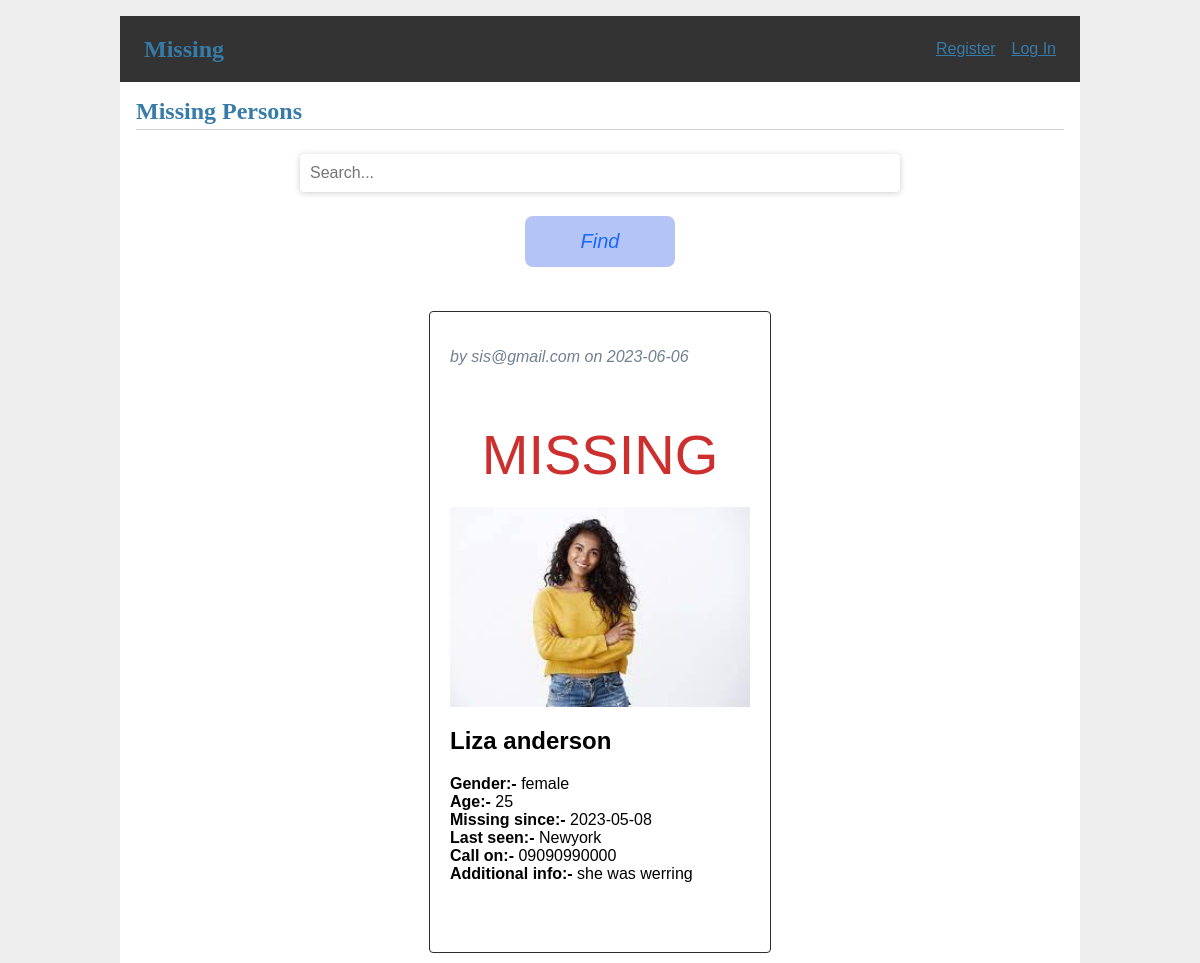
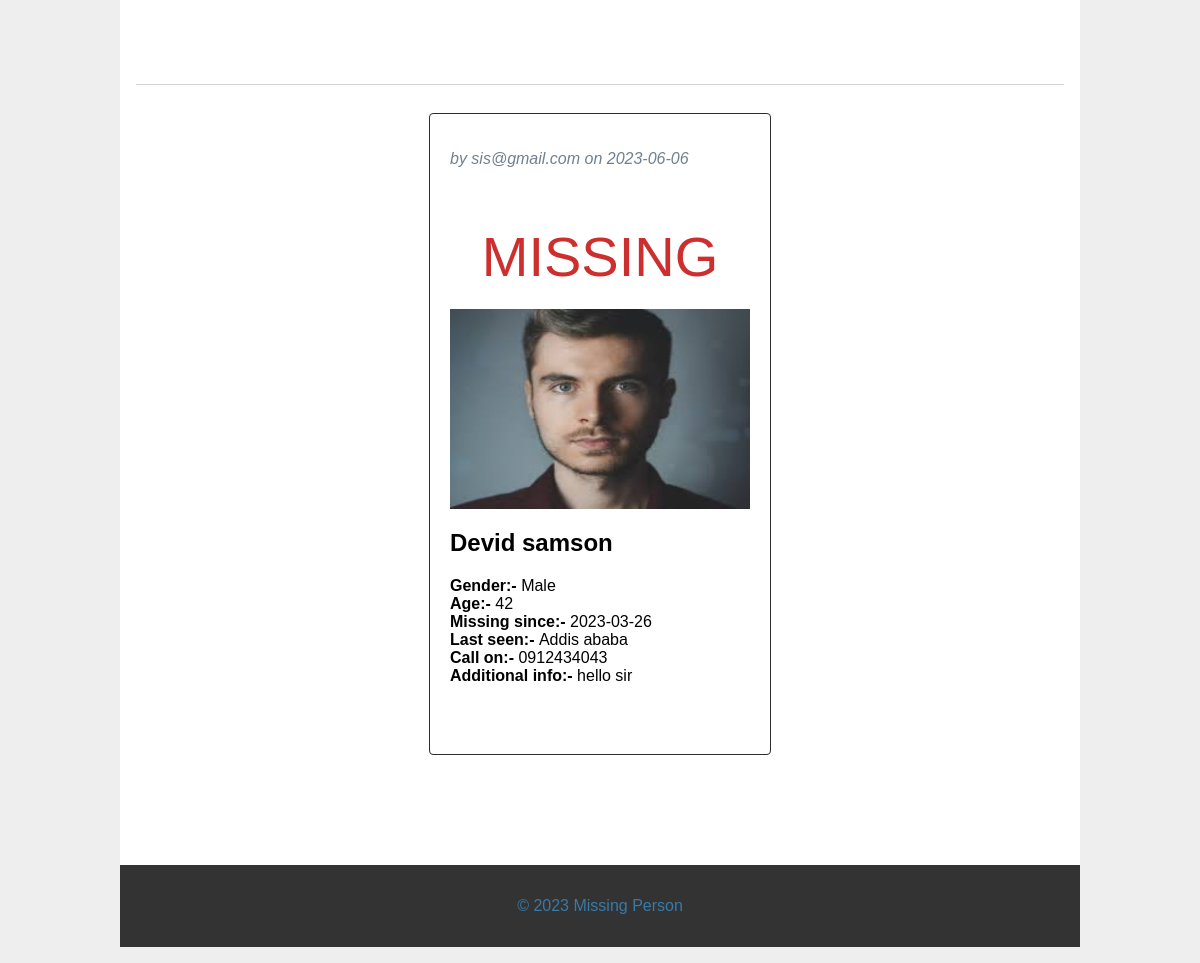
The page / on the database its author committed (2 pictures, top to bottom).
### tables this page shows
CREATE TABLE post (
  id INTEGER PRIMARY KEY AUTOINCREMENT,
  finder_id INTEGER NOT NULL,
  created TIMESTAMP NOT NULL DEFAULT CURRENT_TIMESTAMP,
  missed_name TEXT NOT NULL,
  since TEXT NOT NULL,
  missing_from TEXT NOT NULL,
  gender TEXT NOT NULL,
  age TEXT NOT NULL,
  call_on TEXT NOT NULL,
  additional_info TEXT NOT NULL,
  photo_url TEXT NOT NULL,
  status TEXT NOT NULL,
  FOREIGN KEY (finder_id) REFERENCES user (id)
);

CREATE TABLE user (
  id INTEGER PRIMARY KEY AUTOINCREMENT,
  finder_name TEXT NOT NULL,
  phone TEXT NOT NULL,
  finder_location TEXT NOT NULL,
  email TEXT UNIQUE NOT NULL,
  password TEXT NOT NULL,
  role_id INTEGER NOT NULL,
  FOREIGN KEY (role_id) REFERENCES role (id)
);

### missing/blog.py (the view)
@bp.route('/')
def index():
    db = get_db()
    posts = db.execute(
        'SELECT p.id, missed_name, since, missing_from, gender, age, call_on, additional_info, photo_url, status, created,  finder_id, email'
        ' FROM post p JOIN user u ON p.finder_id = u.id'
        ' ORDER BY created DESC'
    ).fetchall()
    return render_template('blog/index.html', posts=posts)

### missing/auth.py (called while the page is built)
@bp.before_app_request
def load_logged_in_user():
    user_id = session.get('user_id')
    if user_id is None:
        g.user = None
    else:
        g.user = get_db().execute(
            'SELECT * FROM user WHERE id = ?', (user_id,)
        ).fetchone()

### missing/db.py (called while the page is built)
def get_db():
    if 'db' not in g:
        g.db = sqlite3.connect(
            current_app.config['DATABASE'],
            detect_types=sqlite3.PARSE_DECLTYPES
        )
        g.db.row_factory = sqlite3.Row
    return g.db

### missing/templates/blog/index.html (shortened to what this page needs)
{% extends 'base.html' %}
{% block header %}
  <h1>{% block title %}Missing Persons{% endblock %}</h1>
{% endblock %}
{% block content %}
<div>
  <form class="search-container" action="{{ url_for('blog.search') }}" method="POST">
    <input type="text" placeholder="Search..." name="query" class="search-input">
    <button type="submit" class="search-button"><i class="fa fa-search">Find</i></button>
  </form>
</div>
{% for post in posts %}
  <div class="row-container">
      <article class="post">
          <p class="about">by {{ post['email'] }} on {{ post['created'].strftime('%Y-%m-%d') }}</p>
            {% if post['status'] == 'active' %}
            <p class="miss">MISSING</p>
             {% elif  post['status'] == 'resolved' %}
             <p class="miss">Found</p>
             {% endif %}
          {% if post['photo_url'] %}
            <img src="{{ url_for('static', filename='uploads/' + post['photo_url']) }}" alt="{{ post['missed_name'] }} photo">
          {% endif %}
          <h2>{{ post['missed_name'] }}</h2>
          <ul>
            <li><strong>Gender:- </strong>{{ post['gender'] }}</li>
            <li><strong>Age:- </strong>{{ post['age'] }}</li>
            <li><strong>Missing since:- </strong>{{ post['since'] }}</li>
            <li><strong>Last seen:- </strong>{{ post['missing_from'] }}</li>
            <li><strong>Call on:- </strong>{{ post['call_on'] }}</li>
            <li><strong>Additional info:- </strong>{{ post['additional_info']}}</li>
          </ul>
      </article>
    </div>
    {% if not loop.last %}
      <hr>
    {% endif %}
  {% endfor %}
{% endblock %}

### missing/templates/base.html (shortened to what this page needs)
<!doctype html>
<link rel="stylesheet" href="{{ url_for('static', filename='css/style.css') }}">
<nav>
  <h1><a href="{{ url_for('index') }}">Missing</a></h1>
  <ul>
    {% if g.user %}
      <li><span>{{ g.user['email'] }}</span>
      <li><a href="{{ url_for('auth.logout') }}">Log Out</a>
    {% else %}
      <li><a href="{{ url_for('auth.register') }}">Register</a>
      <li><a href="{{ url_for('auth.login') }}">Log In</a>
    {% endif %}
  </ul>
</nav>
<section class="content">
  <header>
    {% block header %}{% endblock %}
  </header>
  {% block content %}{% endblock %}
</section>
<footer>
  <p>&copy; 2023 Missing Person</p>
</footer>

### missing/static/css/style.css (style rules this page uses)
a { color: #377ba8; }
hr { border: none; border-top: 1px solid lightgray; }
nav h1 { flex: auto; margin: 0; }
nav h1 a { text-decoration: none; padding: 0.25rem 0.5rem; }
nav ul { display: flex; list-style: none; margin: 0; padding: 0; }
.content { padding: 0 1rem 1rem; }
.content > header { border-bottom: 1px solid lightgray; display: flex; align-items: flex-end; }
.content > header h1 { flex: auto; margin: 1rem 0 0.25rem 0; }
.post .about { color: slategray; font-style: italic; }
.content form { margin: 1em 0; display: flex; flex-direction: column; }
.content input, .content textarea { margin-bottom: 1em; }
.miss { color: #cc2f2e; font-size: 350%; text-align: center; margin-bottom: 20px; }
ul { list-style: none; padding: 0; }
article { border: 1px solid #2e2d2d; border-radius: 4px; margin: 20px; padding: 20px; width: 300px; height: 600px; }
nav { background-color: #333; color: #377ba8; padding: 1rem; display: flex; align-items: center; }
nav ul li a, nav ul li span, header .action { display: block; padding: 0.5rem; }
h1 { font-family: serif; color: #377ba8; margin: 1rem 0; }
img { display: block; width: 300px; height: 200px; margin: 1rem auto; }
.row-container { display: flex; flex-direction: row; flex-wrap: wrap; justify-content: center; margin-bottom: 8%; }
footer { background-color: #333; color:#377ba8; padding: 1rem; text-align: center; position: relative; }
.search-container { display: flex; align-items: center; margin-top: 10px; margin-bottom: 10px; }
.search-input { padding: 10px; border: none; border-radius: 4px; box-shadow: 0px 1px 6px #ccc; font-size: 16px; flex: 1; width: 600px; }
.search-button { background-color: #b4cbd1; border: none; color: #000000; cursor: pointer; padding: 16px 16px; font-size: 20px; border-radius: 4px; margin-left: -4px; width: 150px; }
input { width: 100%; padding: 12px 20px; margin: 8px 0; box-sizing: border-box; border: 2px solid #8f8c8c; border-radius: 4px; }
button[type="submit"] { background-color: #b4c4f5; color: rgb(25, 105, 252); padding: 14px 20px; margin: 8px 0; border: none; border-radius: 8px; cursor: pointer; }

### rows shown on the page
post: email "sis@gmail.com", created "2023-06-06", status "MISSING", photo_url (picture), missed_name "Liza anderson", gender "female", age "25", since "2023-05-08", missing_from "Newyork", call_on "09090990000", additional_info "she was werring"
post: email "sis@gmail.com", created "2023-06-06", status "MISSING", photo_url (picture), missed_name "Devid samson", gender "Male", age "42", since "2023-03-26", missing_from "Addis ababa", call_on "0912434043", additional_info "hello sir"
